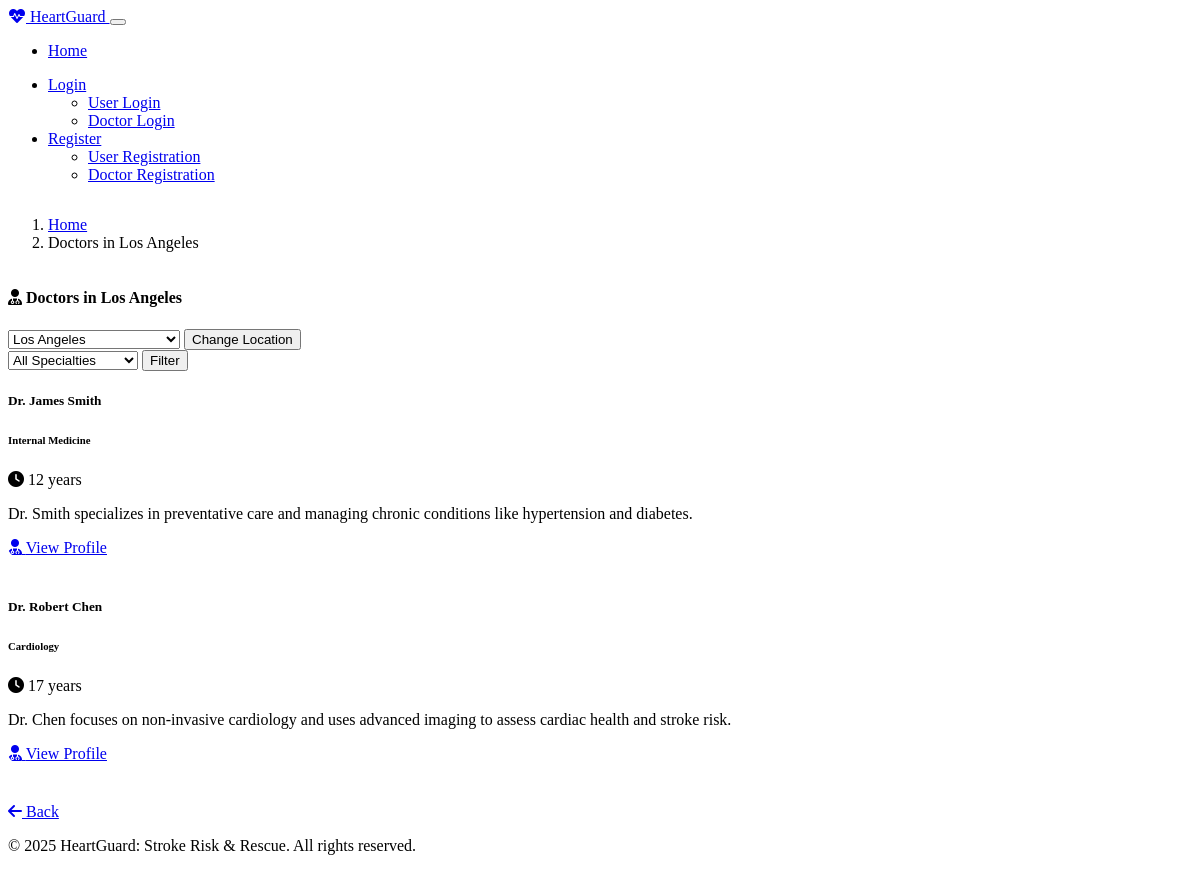
Screenshot of /doctors/location/Los Angeles with the database file from the repository.
### models.py (models this page shows, shortened)
class Doctor(UserMixin, db.Model):
    id = db.Column(db.Integer, primary_key=True)
    email = db.Column(db.String(120), unique=True, nullable=False)
    password_hash = db.Column(db.String(256), nullable=False)
    name = db.Column(db.String(100), nullable=False)
    location = db.Column(db.String(100), nullable=False)
    specialty = db.Column(db.String(100), nullable=False)
    about = db.Column(db.Text, nullable=True)
    experience = db.Column(db.String(100), nullable=True)
    clinic_address = db.Column(db.String(200), nullable=True)
    contact_info = db.Column(db.String(100), nullable=True)
    created_at = db.Column(db.DateTime, default=datetime.utcnow)

### routes.py (the view)
@app.route('/doctors/location/<location>')
def doctors_by_location(location):
    specialty = request.args.get('specialty')
    query = Doctor.query.filter_by(location=location)
    if specialty:
        query = query.filter_by(specialty=specialty)
    doctors = query.all()
    cities = City.query.all()
    return render_template(
        'doctors_by_location.html',
        location=location,
        doctors=doctors,
        cities=cities,
        specialty=specialty
    )

### templates/doctors_by_location.html (shortened to what this page needs)
{% extends 'base.html' %}
{% block content %}
<div class="container py-4">
    <nav aria-label="breadcrumb">
        <ol class="breadcrumb">
            <li class="breadcrumb-item"><a href="{{ url_for('index') }}">Home</a></li>
            <li class="breadcrumb-item active" aria-current="page">Doctors in {{ location }}</li>
        </ol>
    </nav>
    <div class="card shadow-sm mb-4">
        <div class="card-header bg-primary text-white">
            <h4 class="mb-0">
                <i class="fas fa-user-md me-2"></i>
                Doctors in {{ location }}
            </h4>
        </div>
        <div class="card-body">
            <div class="row mb-4">
                <div class="col-md-6">
                    <form action="{{ url_for('doctors_by_location', location=location) }}" method="GET" class="mb-3">
                        <div class="input-group">
                            <select class="form-select" id="locationFilter" name="location" onchange="this.form.submit()">
                                {% for city in cities %}
                                    <option value="{{ city.name }}" {% if city.name == location %}selected{% endif %}>
                                        {{ city.name }}
                                    </option>
                                {% endfor %}
                            </select>
                            <button class="btn btn-outline-primary" type="submit">Change Location</button>
                        </div>
                    </form>
                </div>
                <div class="col-md-6">
                    <form action="{{ url_for('doctors_by_location', location=location) }}" method="GET">
                        <div class="input-group">
                            <select class="form-select" id="specialtyFilter" name="specialty">
                                <option value="">All Specialties</option>
                            </select>
                            <button class="btn btn-outline-primary" type="submit">Filter</button>
                        </div>
                    </form>
                </div>
            </div>
            {% if doctors %}
                <div class="row row-cols-1 row-cols-md-3 g-4">
                    {% for doctor in doctors %}
                    <div class="col">
                        <div class="card h-100">
                            <div class="card-body">
                                <h5 class="card-title">{{ doctor.name }}</h5>
                                <h6 class="card-subtitle mb-2 text-muted">{{ doctor.specialty }}</h6>
                                {% if doctor.experience %}
                                <p class="card-text">
                                    <i class="fas fa-clock me-2"></i>
                                    {{ doctor.experience }}
                                </p>
                                {% endif %}
                                {% if doctor.about %}
                                <p class="card-text text-truncate">{{ doctor.about }}</p>
                                {% endif %}
                                <div class="d-grid mt-3">
                                    <a href="{{ url_for('doctor_profile', doctor_id=doctor.id) }}" class="btn btn-primary">
                                        <i class="fas fa-user-md me-2"></i>
                                        View Profile
                                    </a>
                                </div>
                            </div>
                        </div>
                    </div>
                    {% endfor %}
                </div>
            {% else %}
                <div class="alert alert-info">
                    <i class="fas fa-info-circle me-2"></i>
                    No doctors found in {{ location }}{% if specialty %} with specialty in {{ specialty }}{% endif %}.
                </div>
            {% endif %}
        </div>
    </div>
    <div class="text-center mt-3">
        <a href="javascript:history.back()" class="btn btn-outline-secondary">
            <i class="fas fa-arrow-left me-2"></i>
            Back
        </a>
    </div>
</div>
{% endblock %}

### static/css/styles.css (style rules this page uses)
body { min-height: 100vh; display: flex; flex-direction: column; }
.card { border-radius: 10px; overflow: hidden; margin-bottom: 20px; }
.card-header { font-weight: 500; }

### rows the page displays
Doctor: name "Dr. James Smith", specialty "Internal Medicine", experience "12 years", about "Dr. Smith specializes in preventative care and managing chronic conditions like hypertension and diabetes."
Doctor: name "Dr. Robert Chen", specialty "Cardiology", experience "17 years", about "Dr. Chen focuses on non-invasive cardiology and uses advanced imaging to assess cardiac health and stroke risk."

### other values shown
{{ location }} "Los Angeles"
form field location "Los Angeles"
